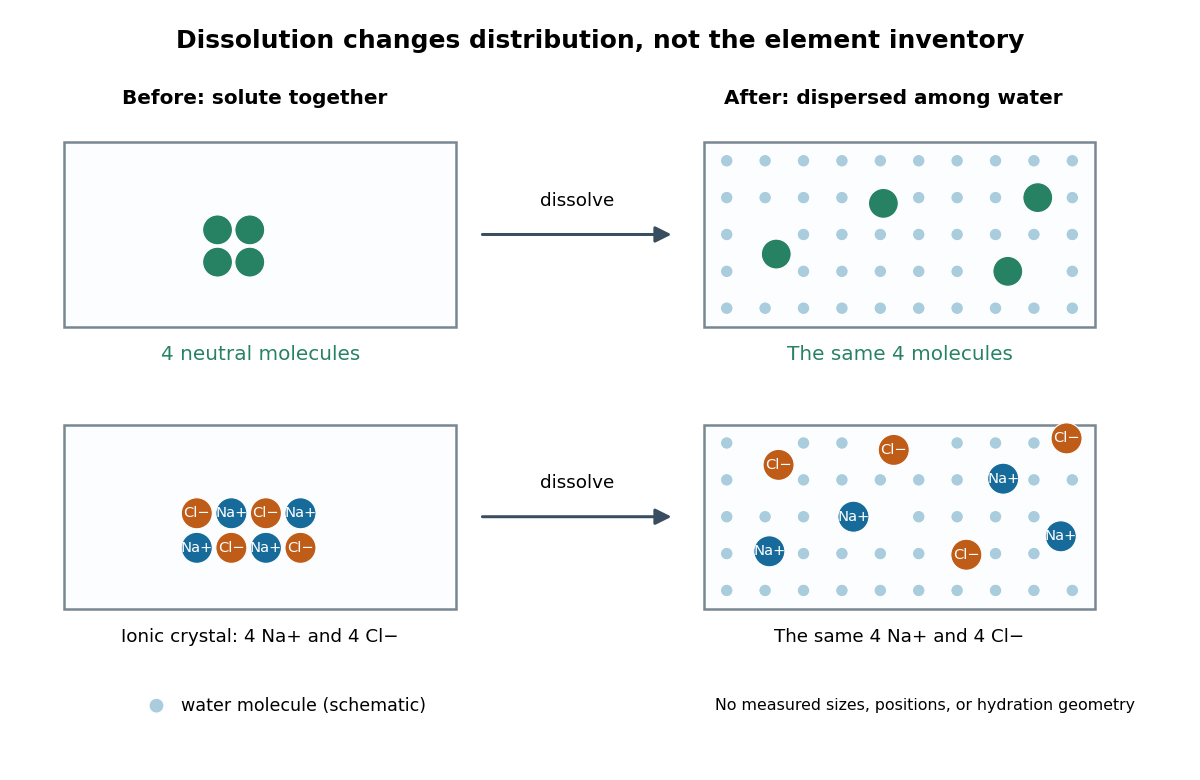

Generate this figure with Python:
"""Original dissolution schematic. Python 3.14, matplotlib 3.10.7, numpy 2.3.5.

Run from _media; writes dissolution-particle-identity.png to the working directory.
Particle positions and sizes are explanatory choices, not experimental data.
"""
from pathlib import Path
import matplotlib.pyplot as plt
from matplotlib.patches import Circle, FancyArrowPatch, Rectangle
import numpy as np

plt.rcParams.update({'font.family': 'DejaVu Sans', 'font.size': 12})
fig, ax = plt.subplots(figsize=(10, 6.5), dpi=120, facecolor='white')
ax.set(xlim=(0, 10), ylim=(0, 6.5), aspect='equal')
ax.axis('off')
blue, orange, green = '#176b9a', '#bf5c18', '#278264'
ax.text(5, 6.22, 'Dissolution changes distribution, not the element inventory',
        ha='center', fontsize=15, weight='bold')
ax.text(2.0, 5.73, 'Before: solute together', ha='center', weight='bold')
ax.text(7.55, 5.73, 'After: dispersed among water', ha='center', weight='bold')

def panel(x, y, w=3.4, h=1.6):
    ax.add_patch(Rectangle((x, y), w, h, facecolor='#fcfdff',
                           edgecolor='#788792', lw=1.5))

def particle(x, y, color, text='', r=.135):
    ax.add_patch(Circle((x, y), r, facecolor=color, edgecolor='white', lw=.7))
    if text:
        ax.text(x, y, text, ha='center', va='center', color='white', fontsize=8.8)

# Both rows conserve exactly the same number of solute symbols.
neutral_before = [(1.68, 4.36), (1.96, 4.36), (1.68, 4.64), (1.96, 4.64)]
neutral_after = [(6.53, 4.43), (7.46, 4.87), (8.54, 4.28), (8.80, 4.92)]
ion_before = [(1.50 + .30 * i, 1.88 + .30 * j, (i+j) % 2)
              for j in range(2) for i in range(4)]
ion_after = [(6.47, 1.85, 0), (6.55, 2.60, 1), (7.20, 2.15, 0),
             (7.55, 2.73, 1), (8.18, 1.82, 1), (8.50, 2.48, 0),
             (9.0, 1.98, 0), (9.05, 2.83, 1)]
assert len(neutral_before) == len(neutral_after) == 4
assert [sum(p[2] == v for p in ion_before) for v in (0,1)] == [4,4]
assert [sum(p[2] == v for p in ion_after) for v in (0,1)] == [4,4]
for y in (3.8, 1.35):
    panel(.35, y)
    panel(5.90, y)
# Water positions are deliberately arranged; avoid overlap with the solute.
for y, particles in ((3.8, neutral_after), (1.35, ion_after)):
    for xx in np.linspace(6.1, 9.1, 10):
        for yy in np.linspace(y+.16, y+1.44, 5):
            if all(np.hypot(xx-p[0], yy-p[1]) > .25 for p in particles):
                particle(xx, yy, '#a9cddd', r=.055)
for x,y in neutral_before+neutral_after:
    particle(x,y,green,r=.13)
for points in (ion_before, ion_after):
    for x,y,kind in points:
        particle(x,y,blue if kind == 0 else orange, 'Na+' if kind == 0 else 'Cl−')
for y in (4.60, 2.15):
    ax.add_patch(FancyArrowPatch((3.95,y), (5.65,y), arrowstyle='-|>',
                                 mutation_scale=20, color='#384e60', lw=1.8))
    ax.text(4.80,y+.25, 'dissolve',ha='center',fontsize=11)
ax.text(2.05, 3.51, '4 neutral molecules', ha='center', color=green)
ax.text(7.60, 3.51, 'The same 4 molecules', ha='center', color=green)
ax.text(2.05, 1.06, 'Ionic crystal: 4 Na+ and 4 Cl−', ha='center',fontsize=11)
ax.text(7.60, 1.06, 'The same 4 Na+ and 4 Cl−', ha='center',fontsize=11)
particle(1.15,.51,'#a9cddd',r=.065)
ax.text(1.36,.51,'water molecule (schematic)',va='center',fontsize=10.5)
ax.text(6.0,.51,'No measured sizes, positions, or hydration geometry',
        va='center',fontsize=9.5)
fig.subplots_adjust(left=.02, right=.98, bottom=.02, top=.98)
fig.savefig(Path('dissolution-particle-identity.png'), facecolor='white', transparent=False)
plt.close(fig)
